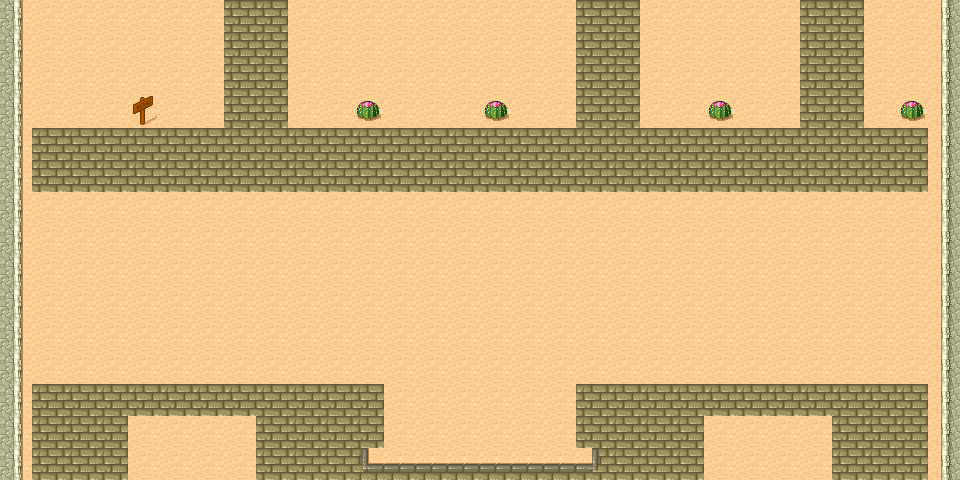

Tiled map render using the project's own tile images. Description and the whole map definition, tile-layer contents included, below:
An orthogonal 30x15 tile map with 32x32 px tiles, 1 tile layer (Tile Layer 1).

<map version="1.2" tiledversion="1.2.1" orientation="orthogonal" renderorder="right-down" width="30" height="15" tilewidth="32" tileheight="32" infinite="0" nextlayerid="2" nextobjectid="1">
 <tileset firstgid="1" source="tmw_desert_spacing.tsx" />
 <layer id="1" name="Tile Layer 1" width="30" height="15">
  <data encoding="csv">
35,30,30,30,30,30,30,10,10,30,30,30,30,30,30,30,30,30,10,10,30,30,30,30,30,10,10,30,30,33,
35,30,30,30,30,30,30,10,10,30,30,30,30,30,30,30,30,30,10,10,30,30,30,30,30,10,10,30,30,33,
35,30,30,30,30,30,30,10,10,30,30,30,30,30,30,30,30,30,10,10,30,30,30,30,30,10,10,30,30,33,
35,30,30,30,46,30,30,10,10,30,30,31,30,30,30,31,30,30,10,10,30,30,31,30,30,10,10,30,31,33,
35,10,10,10,10,10,10,10,10,10,10,10,10,10,10,10,10,10,10,10,10,10,10,10,10,10,10,10,10,33,
35,10,10,10,10,10,10,10,10,10,10,10,10,10,10,10,10,10,10,10,10,10,10,10,10,10,10,10,10,33,
35,30,30,30,30,30,30,30,30,30,30,30,30,30,30,30,30,30,30,30,30,30,30,30,30,30,30,30,30,33,
35,30,30,30,30,30,30,30,30,30,30,30,30,30,30,30,30,30,30,30,30,30,30,30,30,30,30,30,30,33,
35,30,30,30,30,30,30,30,30,30,30,30,30,30,30,30,30,30,30,30,30,30,30,30,30,30,30,30,30,33,
35,30,30,30,30,30,30,30,30,30,30,30,30,30,30,30,30,30,30,30,30,30,30,30,30,30,30,30,30,33,
35,30,30,30,30,30,30,30,30,30,30,30,30,30,30,30,30,30,30,30,30,30,30,30,30,30,30,30,30,33,
35,30,30,30,30,30,30,30,30,30,30,30,30,30,30,30,30,30,30,30,30,30,30,30,30,30,30,30,30,33,
35,10,10,10,10,10,10,10,10,10,10,10,30,30,30,30,30,30,10,10,10,10,10,10,10,10,10,10,10,33,
35,10,10,10,30,30,30,30,10,10,10,10,30,30,30,30,30,30,10,10,10,10,30,30,30,30,10,10,10,33,
35,10,10,10,30,30,30,30,10,10,10,28,2,2,2,2,2,2,29,10,10,10,30,30,30,30,10,10,10,33
</data>
 </layer>
</map>
